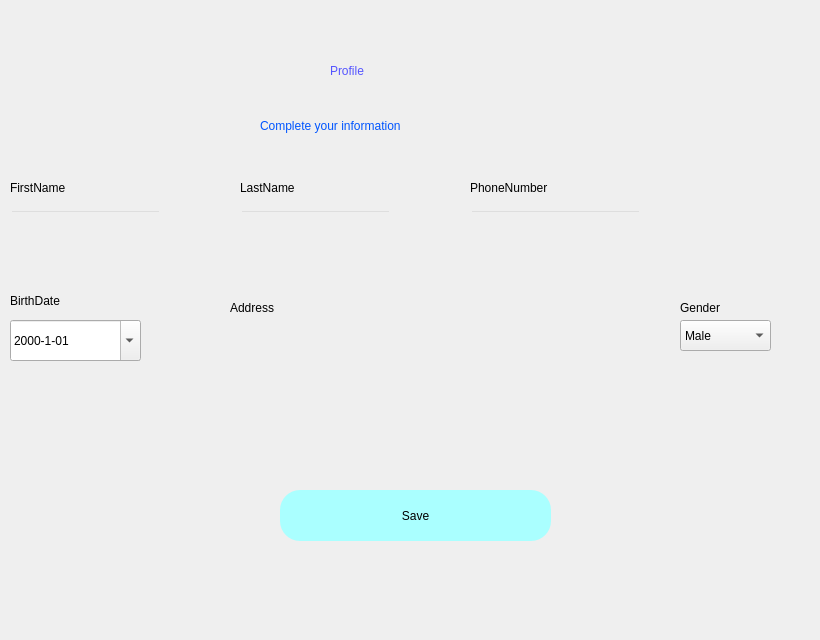
<?xml version="1.0" encoding="UTF-8"?>
<ui version="4.0">
 <class>Dialog</class>
 <widget class="QDialog" name="Dialog">
  <property name="geometry">
   <rect>
    <x>0</x>
    <y>0</y>
    <width>820</width>
    <height>640</height>
   </rect>
  </property>
  <property name="windowTitle">
   <string>Dialog</string>
  </property>
  <widget class="QWidget" name="widget" native="true">
   <property name="geometry">
    <rect>
     <x>0</x>
     <y>0</y>
     <width>831</width>
     <height>641</height>
    </rect>
   </property>
   <property name="styleSheet">
    <string notr="true">QWidget#widget{
                    background-color: qlineargradient(spread:pad, x1:0.352826, y1:0.398, x2:0.715975, y2:0.892, stop:0
                    rgba(0, 255, 255, 255), stop:1 rgba(0, 170, 255, 255))
                    }
                </string>
   </property>
   <widget class="QLabel" name="label">
    <property name="geometry">
     <rect>
      <x>330</x>
      <y>40</y>
      <width>131</width>
      <height>61</height>
     </rect>
    </property>
    <property name="styleSheet">
     <string notr="true">font: 26pt &quot;MS Shell Dlg 2&quot;;
                        color:rgb(85, 85, 255)
                    </string>
    </property>
    <property name="text">
     <string>Profile</string>
    </property>
   </widget>
   <widget class="QLabel" name="label_2">
    <property name="geometry">
     <rect>
      <x>260</x>
      <y>110</y>
      <width>281</width>
      <height>31</height>
     </rect>
    </property>
    <property name="styleSheet">
     <string notr="true">font: 12pt &quot;MS Shell Dlg 2&quot;;
                        color:rgb(0, 85, 255)
                    </string>
    </property>
    <property name="text">
     <string>Complete your information</string>
    </property>
   </widget>
   <widget class="QPushButton" name="save">
    <property name="geometry">
     <rect>
      <x>280</x>
      <y>490</y>
      <width>271</width>
      <height>51</height>
     </rect>
    </property>
    <property name="styleSheet">
     <string notr="true">border-radius:20px;
                        font: 14pt &quot;MS Shell Dlg 2&quot;;
                        background-color:rgb(170, 255, 255);
                        color:rgb(0, 0, 0)
                    </string>
    </property>
    <property name="text">
     <string>Save</string>
    </property>
   </widget>
   <widget class="QLineEdit" name="firstname">
    <property name="geometry">
     <rect>
      <x>10</x>
      <y>210</y>
      <width>151</width>
      <height>31</height>
     </rect>
    </property>
    <property name="styleSheet">
     <string notr="true">background-color: rgba(0,0,0,0);</string>
    </property>
   </widget>
   <widget class="QLabel" name="label_3">
    <property name="geometry">
     <rect>
      <x>10</x>
      <y>180</y>
      <width>91</width>
      <height>16</height>
     </rect>
    </property>
    <property name="styleSheet">
     <string notr="true">font: 11pt &quot;MS Shell Dlg 2&quot;;</string>
    </property>
    <property name="text">
     <string>FirstName</string>
    </property>
   </widget>
   <widget class="QLabel" name="label_4">
    <property name="geometry">
     <rect>
      <x>240</x>
      <y>180</y>
      <width>91</width>
      <height>16</height>
     </rect>
    </property>
    <property name="styleSheet">
     <string notr="true">font: 11pt &quot;MS Shell Dlg 2&quot;;</string>
    </property>
    <property name="text">
     <string>LastName</string>
    </property>
   </widget>
   <widget class="QLabel" name="error">
    <property name="geometry">
     <rect>
      <x>300</x>
      <y>450</y>
      <width>411</width>
      <height>21</height>
     </rect>
    </property>
    <property name="styleSheet">
     <string notr="true">font: 11pt &quot;MS Shell Dlg 2&quot;;
color:red;</string>
    </property>
    <property name="text">
     <string/>
    </property>
   </widget>
   <widget class="QLineEdit" name="lastname">
    <property name="geometry">
     <rect>
      <x>240</x>
      <y>210</y>
      <width>151</width>
      <height>31</height>
     </rect>
    </property>
    <property name="styleSheet">
     <string notr="true">background-color: rgba(0,0,0,0);</string>
    </property>
   </widget>
   <widget class="QLineEdit" name="phonenumber">
    <property name="geometry">
     <rect>
      <x>470</x>
      <y>210</y>
      <width>171</width>
      <height>31</height>
     </rect>
    </property>
    <property name="styleSheet">
     <string notr="true">background-color: rgba(0,0,0,0);</string>
    </property>
    <property name="text">
     <string/>
    </property>
   </widget>
   <widget class="QLabel" name="label_6">
    <property name="geometry">
     <rect>
      <x>470</x>
      <y>180</y>
      <width>121</width>
      <height>16</height>
     </rect>
    </property>
    <property name="styleSheet">
     <string notr="true">font: 11pt &quot;MS Shell Dlg 2&quot;;</string>
    </property>
    <property name="text">
     <string>PhoneNumber</string>
    </property>
   </widget>
   <widget class="QLabel" name="label_7">
    <property name="geometry">
     <rect>
      <x>10</x>
      <y>290</y>
      <width>81</width>
      <height>21</height>
     </rect>
    </property>
    <property name="styleSheet">
     <string notr="true">font: 11pt &quot;MS Shell Dlg 2&quot;;</string>
    </property>
    <property name="text">
     <string>BirthDate</string>
    </property>
   </widget>
   <widget class="QLabel" name="label_8">
    <property name="geometry">
     <rect>
      <x>230</x>
      <y>300</y>
      <width>121</width>
      <height>16</height>
     </rect>
    </property>
    <property name="styleSheet">
     <string notr="true">font: 11pt &quot;MS Shell Dlg 2&quot;;</string>
    </property>
    <property name="text">
     <string>Address</string>
    </property>
   </widget>
   <widget class="QTextEdit" name="address">
    <property name="geometry">
     <rect>
      <x>230</x>
      <y>320</y>
      <width>371</width>
      <height>101</height>
     </rect>
    </property>
    <property name="styleSheet">
     <string notr="true">background-color: rgba(0,0,0,0);</string>
    </property>
   </widget>
   <widget class="QComboBox" name="gender">
    <property name="geometry">
     <rect>
      <x>680</x>
      <y>320</y>
      <width>91</width>
      <height>31</height>
     </rect>
    </property>
    <property name="styleSheet">
     <string notr="true"/>
    </property>
    <item>
     <property name="text">
      <string>Male</string>
     </property>
    </item>
    <item>
     <property name="text">
      <string>Female</string>
     </property>
    </item>
   </widget>
   <widget class="QLabel" name="label_9">
    <property name="geometry">
     <rect>
      <x>680</x>
      <y>300</y>
      <width>61</width>
      <height>16</height>
     </rect>
    </property>
    <property name="styleSheet">
     <string notr="true">font: 11pt &quot;MS Shell Dlg 2&quot;;</string>
    </property>
    <property name="text">
     <string>Gender</string>
    </property>
   </widget>
   <widget class="QLabel" name="message">
    <property name="geometry">
     <rect>
      <x>240</x>
      <y>440</y>
      <width>341</width>
      <height>31</height>
     </rect>
    </property>
    <property name="styleSheet">
     <string notr="true">font: 11pt &quot;MS Shell Dlg 2&quot;;</string>
    </property>
    <property name="text">
     <string/>
    </property>
   </widget>
   <widget class="QDateEdit" name="birthdate">
    <property name="geometry">
     <rect>
      <x>10</x>
      <y>320</y>
      <width>131</width>
      <height>41</height>
     </rect>
    </property>
    <property name="displayFormat">
     <string>yyyy-M-dd</string>
    </property>
    <property name="calendarPopup">
     <bool>true</bool>
    </property>
    <property name="currentSectionIndex">
     <number>0</number>
    </property>
   </widget>
  </widget>
 </widget>
 <resources/>
 <connections/>
</ui>
